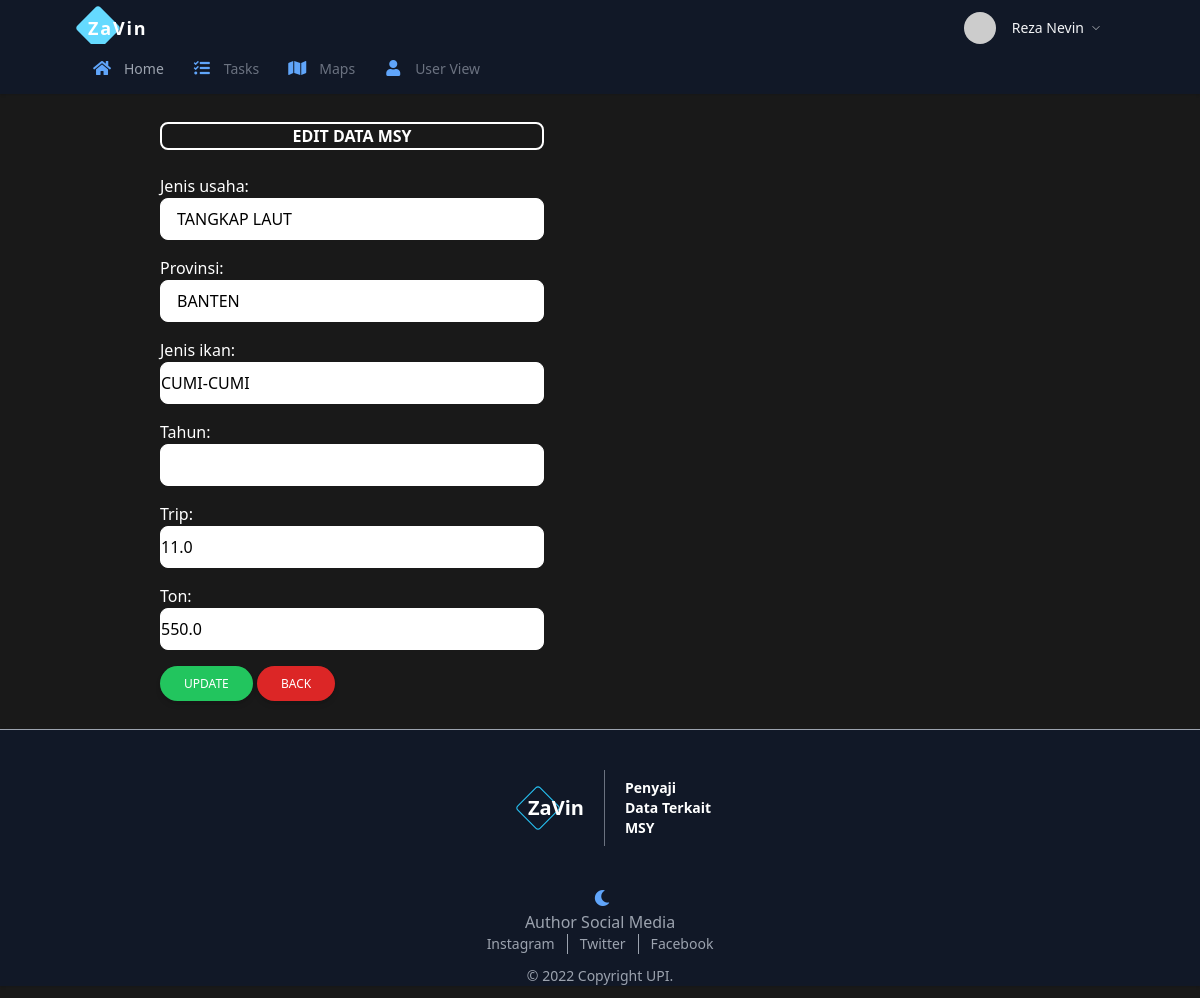
The app's page /adm/updata/34 (signed in), older data.
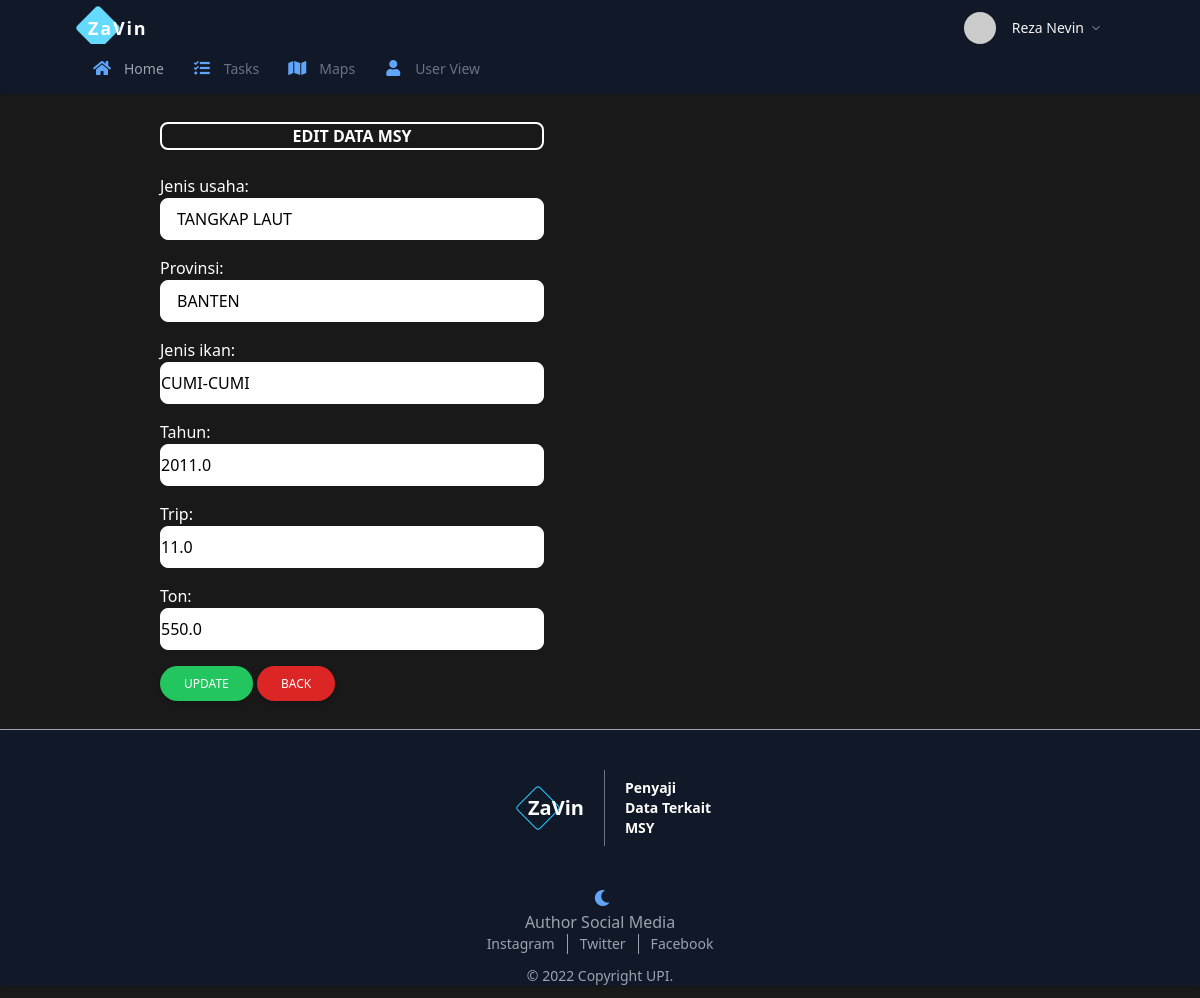
The same page, newer data.
### MSY/models.py (models this page shows, shortened)
class dataikan(models.Model):
    jenis_usaha    = models.CharField(max_length=50)
    provinsi       = models.CharField(max_length=50)
    jenis_ikan     = models.CharField(max_length=50)
    tahun          = models.FloatField(null=True)
    trip           = models.FloatField(null=True)#trip adalah ton
    ton            = models.FloatField(null=True)#dan ton adalah trip

### MSY/views.py (the view)
# urls.py: path("adm/updata/<int:id>",up_data, name='up_data'),
@login_required(login_url=settings.LOGIN_URL)
def up_data(request, id):
    updata = dataikan.objects.get(pk=id)
    edit = "Edit Data MSY"
    template = "admin/updata.html"
    if request.POST:
        form= Fromdataikan(request.POST, request.FILES, instance=updata)
        if form.is_valid():
            form.save()
            pesan = "data berhasil di update"
            context={
                "Title" : edit,
                "Subtitle" : edit,
                "pesan" : pesan,
                "form": form,
                "updata": updata
            }
            return render (request, template ,context)
    else :
        form = Fromdataikan(instance=updata)
        context={
            "Title" : edit,
            "Subtitle" : edit,
            "form": form,
            "updata": updata
        }
        return render (request, template ,context)

### MSY/forms.py
class Fromdataikan(ModelForm,forms.Form):
    class Meta :
        model = dataikan
        fields = '__all__'
        widgets ={
            'jenis_usaha'     :forms.TextInput({'class':'border  w-96 text-black border-white block mb-4 rounded-lg text-gray/30 py-2 px-4','required':'required'}),
            'provinsi'        :forms.TextInput({'class':'border w-96 text-black border-white block mb-4 rounded-lg text-gray/30 py-2 px-4','required':'required'}),
            'jenis_ikan'      : forms.TextInput({'class':'border w-96 text-black border-white block mb-4 rounded-lg text-gray/30 py-2 px-4l','required':'required'}),
            'tahun'           : forms.NumberInput({'class':'border w-96 text-black border-white block mb-4 rounded-lg text-gray/30 py-2 px-4l','required':'required'}),
            'trip'            : forms.NumberInput({'class':'border w-96 text-black border-white block mb-4 rounded-lg text-gray/30 py-2 px-4l','required':'required'}),
            'ton'             : forms.NumberInput({'class':'border w-96 text-black border-white block mb-4 rounded-lg text-gray/30 py-2 px-4l','required':'required'}),
        }

### templates/admin/updata.html (shortened to what this page needs)
{% extends 'admin.html'%}
{% load static %}
{% block content%}
<div class="mx-auto px-40 py-7 ">
            <h1 class="text-white uppercase font-bold text-center border border-2 border-white rounded-lg w-96">{{Subtitle}}</h1>
            <br>
            <form action="{% url 'up_data' updata.pk %}" method="post" class="text-white" enctype="multipart/form-data">
                {% csrf_token %}{{form.as_p}}
                <input type="submit" value="Update" class="inline-block px-6 py-2.5 bg-green-500 text-white font-medium text-xs leading-tight uppercase  rounded-full shadow-md hover:bg-green-600 hover:shadow-lg focus:bg-green-600 focus:shadow-lg focus:outline-none focus:ring-0 active:bg-green-700 active:shadow-lg transition duration-150 ease-in-out">
                <a href="{% url 'task'%}" class="inline-block px-6 py-2.5 bg-red-600 text-white font-medium text-xs leading-tight uppercase rounded-full shadow-md hover:bg-red-700 hover:shadow-lg focus:bg-red-700 focus:shadow-lg focus:outline-none focus:ring-0 active:bg-red-800 active:shadow-lg transition duration-150 ease-in-out">Back</a>
            </form>
        </div>
{% endblock %}

Row changes from the older to the newer data that the page shows:
changed dataikan "TANGKAP LAUT": tahun (not shown) → "2011.0"
